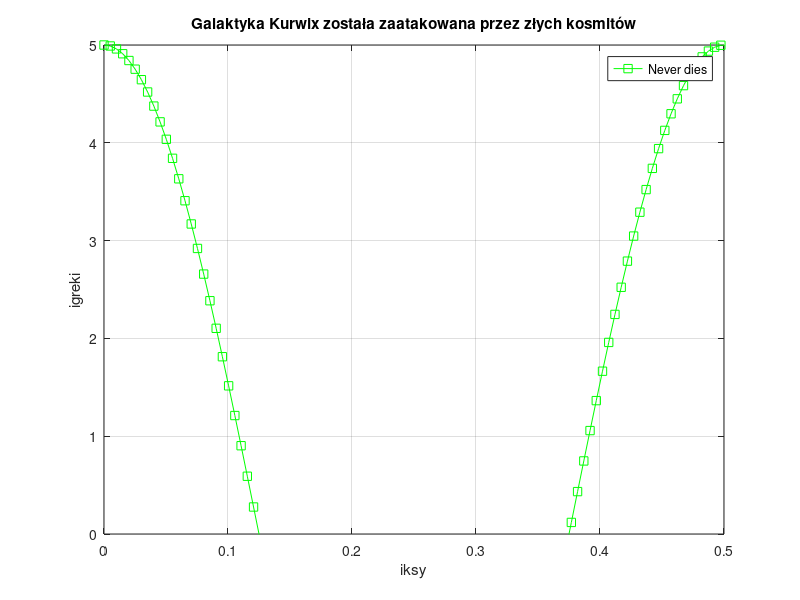
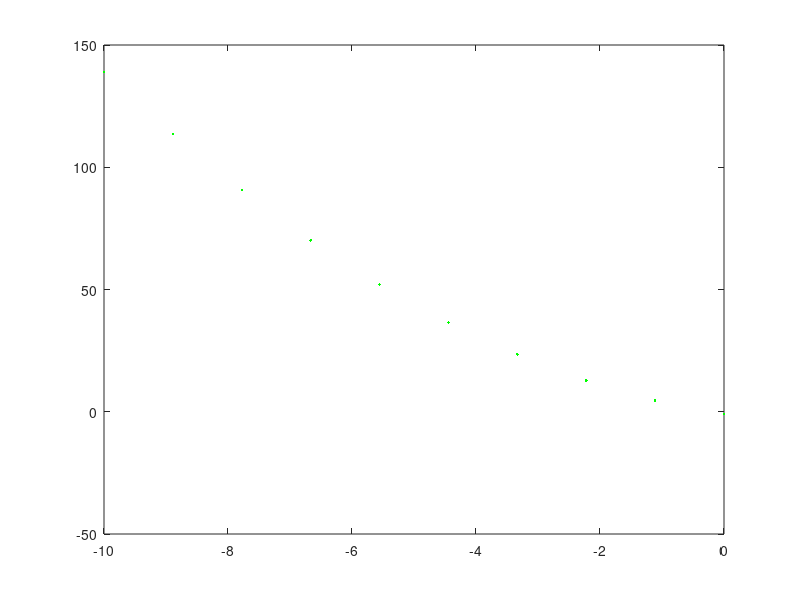

Reproduce these figures in MATLAB, in order.
% Plots and graphs
%% Section 1
clc, clearvars, close all, format compact

% Plot wave y = A*cos(w*t)
freq = 2;
amp = 5;
t = linspace(0, 1, 200);

y = amp*cos(2*pi*freq.*t);

figure(1), plot(t, y, '-sg'), grid on, xlabel("iksy"), ylabel("igreki")
title("Galaktyka Kurwix została zaatakowana przez złych kosmitów")
legend("Never dies")
xlim([0, 0.5]), ylim([0, 5])

%% Section 2
clc, clearvars, close all, format compact

% vector definition
x = linspace(-10, 0, 10);
y = (x-2).^2 - 5;
figure(2), plot(x, y, '.g'), hold on
